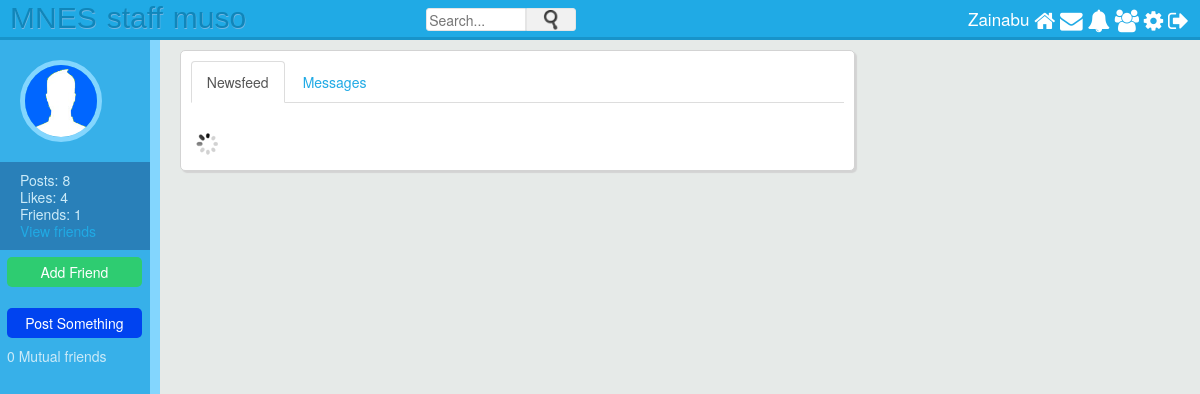
Page /profile.php?profile_username=herimorn_christon (signed in) on the committed database.
### tables this page shows
CREATE TABLE `users` (
  `id` int(11) NOT NULL,
  `first_name` varchar(25) NOT NULL,
  `last_name` varchar(25) NOT NULL,
  `username` varchar(100) NOT NULL,
  `email` varchar(100) NOT NULL,
  `password` varchar(255) NOT NULL,
  `signup_date` date NOT NULL,
  `profile_pic` varchar(255) NOT NULL,
  `num_posts` int(11) NOT NULL,
  `num_likes` int(11) NOT NULL,
  `user_closed` varchar(3) NOT NULL,
  `friend_array` text NOT NULL,
  `user_role` varchar(32) NOT NULL
);

### includes/classes/Notification.php (called while the page is built, shortened)
<?php
class Notification {
	private $user_obj;
	private $con;
	public function __construct($con, $user){
		$this->con = $con;
		$this->user_obj = new User($con, $user);
	}
	public function getUnreadNumber() {
		$userLoggedIn = $this->user_obj->getUsername();
		$query = mysqli_query($this->con, "SELECT * FROM notifications WHERE viewed='no' AND user_to='$userLoggedIn'");
		return mysqli_num_rows($query);
	}
}
?>

### includes/classes/User.php (called while the page is built, shortened)
<?php
class User {
	private $user;
	private $con;
	public function __construct($con, $user){
		$this->con = $con;
		$user_details_query = mysqli_query($con, "SELECT * FROM users WHERE username='$user'");
		$this->user = mysqli_fetch_array($user_details_query);
	}
	public function getUsername() {
		return $this->user['username'];
	}
	public function isClosed() {
		$username = $this->user['username'];
		$query = mysqli_query($this->con, "SELECT user_closed FROM users WHERE username='$username'");
		$row = mysqli_fetch_array($query);
		if($row['user_closed'] == 'yes')
			return true;
		else
			return false;
	}
	public function isFriend($username_to_check) {
		$usernameComma = "," . $username_to_check . ",";
		if((strstr($this->user['friend_array'], $usernameComma) || $username_to_check == $this->user['username'])) {
			return true;
		}
		else {
			return false;
		}
	}
	public function didReceiveRequest($user_from) {
		$user_to = $this->user['username'];
		$check_request_query = mysqli_query($this->con, "SELECT * FROM friend_requests WHERE user_to='$user_to' AND user_from='$user_from'");
		if(mysqli_num_rows($check_request_query) > 0) {
			return true;
		}
		else {
			return false;
		}
	}
	public function didSendRequest($user_to) {
		$user_from = $this->user['username'];
		$check_request_query = mysqli_query($this->con, "SELECT * FROM friend_requests WHERE user_to='$user_to' AND user_from='$user_from'");
		if(mysqli_num_rows($check_request_query) > 0) {
			return true;
		}
		else {
			return false;
		}
	}
	public function getMutualFriends($user_to_check) {
		$mutualFriends = 0;
		$user_array = $this->user['friend_array'];
		$user_array_explode = explode(",", $user_array);
		$query = mysqli_query($this->con, "SELECT friend_array FROM users WHERE username='$user_to_check'");
		$row = mysqli_fetch_array($query);
		$user_to_check_array = $row['friend_array'];
		$user_to_check_array_explode = explode(",", $user_to_check_array);
		return $mutualFriends;
	}
}
?>

### includes/classes/Message.php (called while the page is built, shortened)
<?php
class Message {
	public function __construct($con, $user){
		$this->user_obj = new User($con, $user);
	}
}
?>

### profile.php (the view, shortened to what this page needs)
<?php
include("includes/header.php");
if(isset($_GET['profile_username'])) {
	$username = $_GET['profile_username'];
	$user_details_query = mysqli_query($con, "SELECT * FROM users WHERE username='$username'");
	$user_array = mysqli_fetch_array($user_details_query);
	$num_friends = (substr_count($user_array['friend_array'], ",")) - 1;
}
 ?>
 	<div class="profile_left">
 		<img src="<?php echo $user_array['profile_pic']; ?>">
 		<div class="profile_info">
 			<p><?php echo "Posts: " . $user_array['num_posts']; ?></p>
 			<p><?php echo "Likes: " . $user_array['num_likes']; ?></p>
 			<p><?php echo "Friends: " . $num_friends ?></p>
      <p><a href="friends.php">View friends</a></p>
 		</div>
 		<form action="<?php echo $username; ?>" method="POST">
 			<?php
 			$profile_user_obj = new User($con, $username);
 			$logged_in_user_obj = new User($con, $userLoggedIn);
 			if($userLoggedIn != $username) {
 				if($logged_in_user_obj->isFriend($username)) {
 					echo '<input type="submit" name="remove_friend" class="danger" value="Remove Friend"><br>';
 				}
 				else if ($logged_in_user_obj->didReceiveRequest($username)) {
 					echo '<input type="submit" name="respond_request" class="warning" value="Respond to Request"><br>';
 				}
 				else if ($logged_in_user_obj->didSendRequest($username)) {
 					echo '<input type="submit" name="cancel_request" class="default" value="Request Sent"><br>';
 				}
 				else
 					echo '<input type="submit" name="add_friend" class="success" value="Add Friend"><br>';
 			}
 			?>
 		</form>
 		<input type="submit" class="deep_blue" data-toggle="modal" data-target="#post_form" value="Post Something">
    <?php
    if($userLoggedIn != $username) {
      echo '<div class="profile_info_bottom">';
        echo $logged_in_user_obj->getMutualFriends($username) . " Mutual friends";
      echo '</div>';
    }
    ?>
 	</div>
	<div class="profile_main_column column">
    <ul class="nav nav-tabs" role="tablist" id="profileTabs">
      <li role="presentation" class="active"><a href="#newsfeed_div" aria-controls="newsfeed_div" role="tab" data-toggle="tab">Newsfeed</a></li>
      <li role="presentation"><a href="#messages_div" aria-controls="messages_div" role="tab" data-toggle="tab">Messages</a></li>
    </ul>
    <div class="tab-content">
      <div role="tabpanel" class="tab-pane active" id="newsfeed_div">
        <img id="loading" src="assets/images/icons/loading.gif">
      </div>
    </div>
	</div>
	</div>
</body>
</html>

### includes/header.php (shortened to what this page needs)
<?php
require 'config/config.php';
include("includes/classes/User.php");
include("includes/classes/Post.php");
include("includes/classes/Message.php");
include("includes/classes/Notification.php");
if (isset($_SESSION['username'])) {
	$userLoggedIn = $_SESSION['username'];
	$user_details_query = mysqli_query($con, "SELECT * FROM users WHERE username='$userLoggedIn'");
	$user = mysqli_fetch_array($user_details_query);
}
else {
	header("Location: register.php");
}
?>
<html>
<head>
	<link rel="stylesheet" href="//maxcdn.bootstrapcdn.com/font-awesome/4.3.0/css/font-awesome.min.css">
	<link rel="stylesheet" type="text/css" href="assets/css/bootstrap.css">
	<link rel="stylesheet" type="text/css" href="assets/css/style.css">
	<link rel="stylesheet" href="assets/css/jquery.Jcrop.css" type="text/css" />
</head>
<body>
	<div class="top_bar">
		<div class="logo">
			<a href="index.php">MNES</a>
		</div>
		<div class="logo">
			<a href="staff_post.php">staff</a>
	   </div>
   	<div class="logo">
			<a href="muso_posts.php">muso</a>
	   </div>
		<div class="search">
			<form action="search.php" method="GET" name="search_form">
				<input type="text" onkeyup="getLiveSearchUsers(this.value, '<?php echo $userLoggedIn; ?>')" name="q" placeholder="Search..." autocomplete="off" id="search_text_input">
				<div class="button_holder">
					<img src="assets/images/icons/magnifying_glass.png">
				</div>
			</form>
		</div>
		<nav>
			<?php
				$messages = new Message($con, $userLoggedIn);
				$notifications = new Notification($con, $userLoggedIn);
				$user_obj = new User($con, $userLoggedIn);
			?>
			<a href="<?php echo $userLoggedIn; ?>">
				<?php echo $user['first_name']; ?>
			</a>
			<a href="index.php">
				<i class="fa fa-home fa-lg"></i>
			</a>
			<a href="javascript:void(0);" onclick="getDropdownData('<?php echo $userLoggedIn; ?>', 'message')">
				<i class="fa fa-envelope fa-lg"></i>
			</a>
			<a href="javascript:void(0);" onclick="getDropdownData('<?php echo $userLoggedIn; ?>', 'notification')">
				<i class="fa fa-bell fa-lg"></i>
			</a>
			<a href="requests.php">
				<i class="fa fa-users fa-lg"></i>
			</a>
			<a href="settings.php">
				<i class="fa fa-cog fa-lg"></i>
			</a>
			<a href="includes/handlers/logout.php">
				<i class="fa fa-sign-out fa-lg"></i>
</a>
		</nav>
	</div>
	<div class="wrapper">

### assets/css/style.css (style rules this page uses)
body { line-height: 17px; background-color: #E6EAE8; }
a { color: #20AAE5; text-decoration: none; }
.top_bar { width: 100%; min-width: 1050px; height: 40px; background-color: #20aae5; border-bottom: 0.25em solid #1894ca; margin: 0 0 10px 0; display: inline-flex; position: fixed; z-index: 10; }
.logo a { font-family: 'Bellota-BoldItalic', sans-serif; margin-left: 10px; font-size: 30; position: relative; top: 9px; text-shadow: #73B6E2 0.5px 0.5px 0px; color: #1086BA; }
nav { float: right; right: 1px; position: absolute; margin: 10px; }
nav a { position: relative; color: #fff; text-decoration: none; font-size: 17px; }
.wrapper { margin: 0 auto; top: 50px; position: relative; padding: 0 10px; width: 75%; min-width: 950px; }
.column { background-color: #fff; padding: 10px; border: 1px solid #D3D3D3; border-radius: 5px; box-shadow: 2px 2px 1px #D3D3D3; z-index: -1; color: #555; }
.profile_left { top: -10px; width: 17%; max-width: 240px; min-width: 130px; height: 100%; float: left; position: relative; background-color: #37B0E9; border-right: 10px solid #83D6FE; color: #CBEAF8; margin-right: 20px; }
.profile_left img { min-width: 80px; width: 55%; margin: 20px; border: 5px solid #83D6FE; border-radius: 100px; }
.profile_info { display: list-item; background-color: #2980b9; width: 100%; padding: 10px 0 10px 0; }
.profile_info p { margin: 0 0 0 20px; word-wrap: break-word; }
.success { background-color: #2ecc71; }
.deep_blue { background-color: #0043f0; }
.profile_left input[type="submit"] { width: 90%; height: 30px; border-radius: 5px; margin: 7px 0 0 7px; border: none; color: #fff; }
.profile_main_column { min-width: 675px; float: left; width: 70%; z-index: -1; }
.profile_info_bottom { margin: 10 0 0 7px; }
.tab-content { margin-top: 25px; }
.search { margin: 8px 0 0 15%; }
.search #search_text_input { border: thin solid #E5E5E5; float: left; height: 23px; outline: 0; width: 100px; border-top-right-radius: 0; border-bottom-right-radius: 0; border-top-left-radius: 3px; border-bottom-left-radius: 3px; }
.button_holder { background-color: #F1F1F1; border: thin solid #e5e5e5; cursor: pointer; float: left; height: 23px; text-align: center; width: 50px; border-top-right-radius: 3px; border-bottom-right-radius: 3px; }
.button_holder img { margin-top: 1px; width: 20px; }

### profile.php (style rules this page uses)
.wrapper { margin-left: 0px; padding-left: 0px; }

### rows in the picture
users: first_name "Zainabu"
users: profile_pic (picture), num_posts "8", num_likes "4", friend_array "1"

### other values in the picture
$logged_in_user_obj->getMutualFriends($username) "0"
